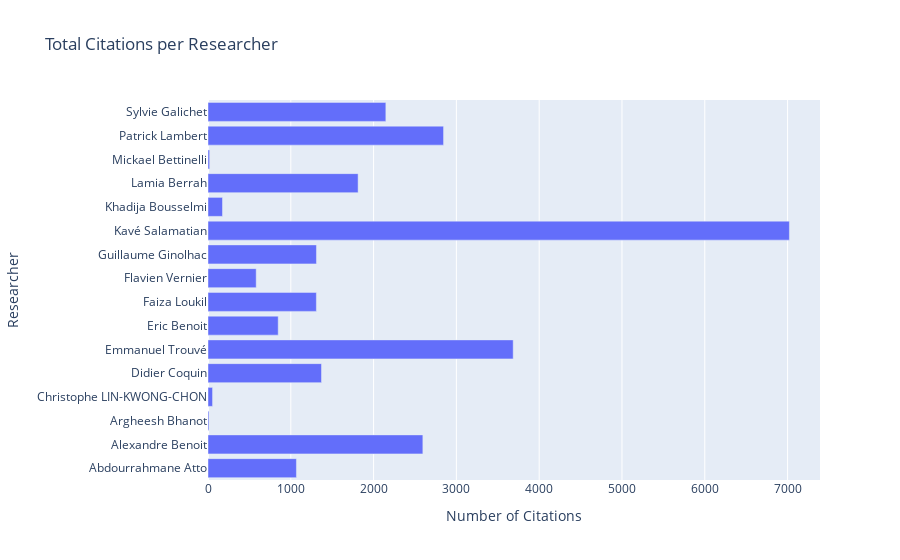

This figure's notebook cell:
### Code cell
import plotly.express as px

# Create the bullet chart
fig = px.bar(total_citations_per_researcher, 
             x='Total Citations', 
             y='Researcher', 
             orientation='h', 
             title='Total Citations per Researcher',
             labels={'Total Citations': 'Number of Citations', 'Researcher': 'Researcher'})

fig.update_layout(
    xaxis=dict(title='Number of Citations'),
    yaxis=dict(title='Researcher'),
    showlegend=False
)

fig.show()

### Figure 1 — Plotly figure (JSON) as saved in the notebook; plotly's stock layout.template omitted (floating-point values rounded to 4 significant figures)
{"data": [{"alignmentgroup": "True", "hovertemplate": "Number of Citations=%{x}<br>Researcher=%{y}<extra></extra>", "legendgroup": "", "marker": {"color": "#636efa", "pattern": {"shape": ""}}, "name": "", "offsetgroup": "", "orientation": "h", "showlegend": false, "textposition": "auto", "type": "bar", "x": [1068, 2595, 12, 55, 1371, 3686, 848, 1309, 582, 1310, 7022, 175, 1813, 20, 2845, 2148], "xaxis": "x", "y": ["Abdourrahmane Atto", "Alexandre Benoit", "Argheesh Bhanot", "Christophe LIN-KWONG-CHON", "Didier Coquin", "Emmanuel Trouvé", "Eric Benoit", "Faiza Loukil", "Flavien Vernier", "Guillaume Ginolhac", "Kavé Salamatian", "Khadija Bousselmi", "Lamia Berrah", "Mickael Bettinelli", "Patrick Lambert", "Sylvie Galichet"], "yaxis": "y"}], "layout": {"barmode": "relative", "legend": {"tracegroupgap": 0}, "showlegend": false, "title": {"text": "Total Citations per Researcher"}, "xaxis": {"anchor": "y", "domain": [0, 1], "title": {"text": "Number of Citations"}}, "yaxis": {"anchor": "x", "domain": [0, 1], "title": {"text": "Researcher"}}}}
